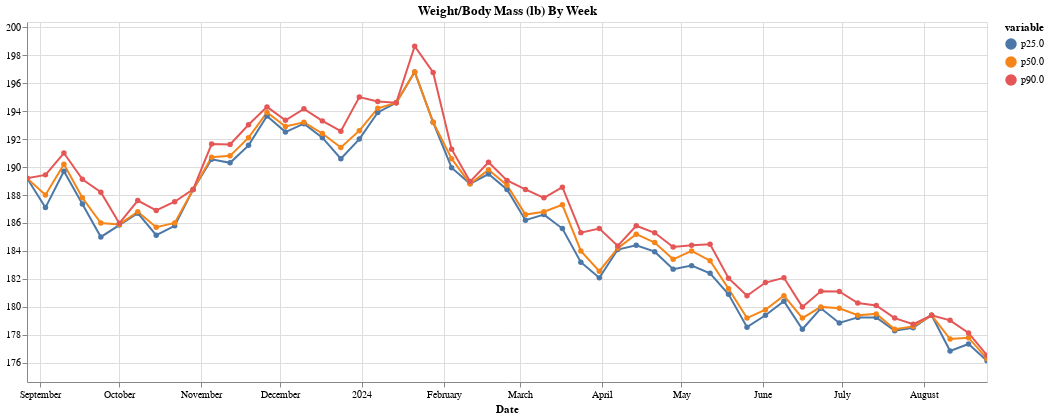
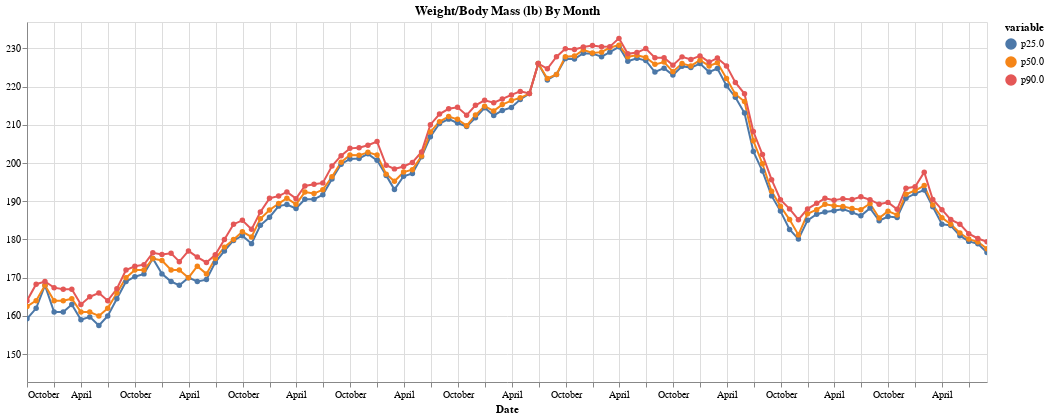
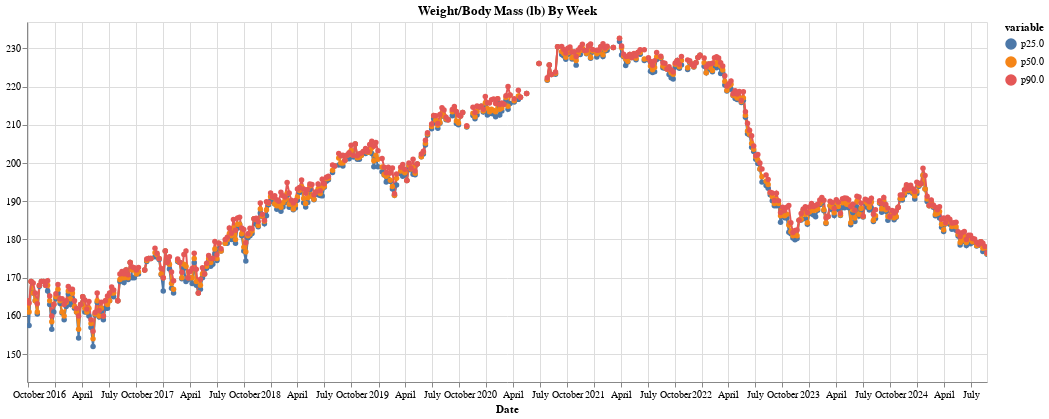

Write notebook code for charts like these, in order.
### Markdown cell above
# Time Series Analysis using resampling

### Code cell
print("Scroll to see year markers, select in index to zoom in")
metric = idx_weight


def make_domain(df):
    y_min = min(df[idx_weight])
    y_max = max(df[idx_weight])
    distance = y_max - y_min
    buffer = 0.05 * distance
    buffer = min(buffer, 5)  # no point being more then 5 lbs
    domain = (y_min - buffer, y_max + buffer)
    return domain


def graph_weight_as_line(df, freq, domain):
    domain = make_domain(df)
    pd_freq_value = freq[0]  # hack, pandas Freq are D,W,M
    df_group_time = df.copy()[metric].resample(pd_freq_value)
    t1 = df_group_time.count().reset_index()
    # Create the root df for output
    df_to_graph = t1.drop(columns=metric)
    for q in [0.25, 0.5, 0.9]:
        # for q in [0.25, 0.9]:
        df_to_graph[f"p{q * 100}"] = df_group_time.quantile(q).reset_index()[metric]

    # Now start adding back the rows
    df_melted = df_to_graph.melt(id_vars=[idx_date])

    height_in_inches = 60  # todo figure out how to get this by calculation

    selection = alt.selection_point(
        fields=["variable"], bind="legend"
    )  # Updated to Altair 5's selection_point

    c = (
        alt.Chart(df_melted)
        .mark_line(point=True)
        .encode(
            y=alt.Y("value", title="", scale=alt.Scale(domain=domain)),
            x=alt.X(f"{idx_date}:T"),
            color=alt.Color("variable"),
            tooltip=[alt.Tooltip(f"{idx_date}:T"), alt.Tooltip("value:Q")],
            opacity=alt.condition(selection, alt.value(1), alt.value(0.2)),
        )
        .properties(
            width=16 * height_in_inches,
            height=6 * height_in_inches,
            title=f"{metric} By {freq}",
        )
        .interactive()
    ).add_params(selection)  # Updated to Altair 5's add_params
    display(c)

    return c


earliest = df.iloc[-1].Date - pd.DateOffset(years=1)
graph_weight_as_line(df[earliest:], "Week", (180, 205))
for freq in "Month Week".split():
    graph_weight_as_line(df, freq, (150, 240))

### Figure 1 — Vega-Lite specification as saved in the notebook (floating-point values rounded to 4 significant figures; data arrays with more than 128 entries replaced by an {"elided": "..."} marker saying what was removed)
{"config": {"view": {"continuousWidth": 300, "continuousHeight": 300}}, "data": {"name": "data-85466685d461f18c8d81ff5ecefe1653"}, "mark": {"type": "line", "point": true}, "encoding": {"color": {"field": "variable", "type": "nominal"}, "opacity": {"condition": {"param": "param_13", "value": 1}, "value": 0.2}, "tooltip": [{"field": "Date", "type": "temporal"}, {"field": "value", "type": "quantitative"}], "x": {"field": "Date", "type": "temporal"}, "y": {"field": "value", "scale": {"domain": [174.6, 200.4]}, "title": "", "type": "quantitative"}}, "height": 360, "params": [{"name": "param_14", "select": {"type": "interval", "encodings": ["x", "y"]}, "bind": "scales"}, {"name": "param_13", "select": {"type": "point", "fields": ["variable"]}, "bind": "legend"}], "title": "Weight/Body Mass (lb) By Week", "width": 960, "$schema": "https://vega.github.io/schema/vega-lite/v5.20.1.json", "datasets": {"data-85466685d461f18c8d81ff5ecefe1653": {"elided": "159 records"}}}

### Figure 2 — Vega-Lite specification as saved in the notebook (floating-point values rounded to 4 significant figures; data arrays with more than 128 entries replaced by an {"elided": "..."} marker saying what was removed)
{"config": {"view": {"continuousWidth": 300, "continuousHeight": 300}}, "data": {"name": "data-d7e695e397a48fa45e60bf27de429fb3"}, "mark": {"type": "line", "point": true}, "encoding": {"color": {"field": "variable", "type": "nominal"}, "opacity": {"condition": {"param": "param_15", "value": 1}, "value": 0.2}, "tooltip": [{"field": "Date", "type": "temporal"}, {"field": "value", "type": "quantitative"}], "x": {"field": "Date", "type": "temporal"}, "y": {"field": "value", "scale": {"domain": [142.7, 236.9]}, "title": "", "type": "quantitative"}}, "height": 360, "params": [{"name": "param_16", "select": {"type": "interval", "encodings": ["x", "y"]}, "bind": "scales"}, {"name": "param_15", "select": {"type": "point", "fields": ["variable"]}, "bind": "legend"}], "title": "Weight/Body Mass (lb) By Month", "width": 960, "$schema": "https://vega.github.io/schema/vega-lite/v5.20.1.json", "datasets": {"data-d7e695e397a48fa45e60bf27de429fb3": {"elided": "324 records"}}}

### Figure 3 — Vega-Lite specification as saved in the notebook (floating-point values rounded to 4 significant figures; data arrays with more than 128 entries replaced by an {"elided": "..."} marker saying what was removed)
{"config": {"view": {"continuousWidth": 300, "continuousHeight": 300}}, "data": {"name": "data-b9049b6288084ee6b1adf1cd2ad6d346"}, "mark": {"type": "line", "point": true}, "encoding": {"color": {"field": "variable", "type": "nominal"}, "opacity": {"condition": {"param": "param_17", "value": 1}, "value": 0.2}, "tooltip": [{"field": "Date", "type": "temporal"}, {"field": "value", "type": "quantitative"}], "x": {"field": "Date", "type": "temporal"}, "y": {"field": "value", "scale": {"domain": [142.7, 236.9]}, "title": "", "type": "quantitative"}}, "height": 360, "params": [{"name": "param_18", "select": {"type": "interval", "encodings": ["x", "y"]}, "bind": "scales"}, {"name": "param_17", "select": {"type": "point", "fields": ["variable"]}, "bind": "legend"}], "title": "Weight/Body Mass (lb) By Week", "width": 960, "$schema": "https://vega.github.io/schema/vega-lite/v5.20.1.json", "datasets": {"data-b9049b6288084ee6b1adf1cd2ad6d346": {"elided": "1398 records"}}}
